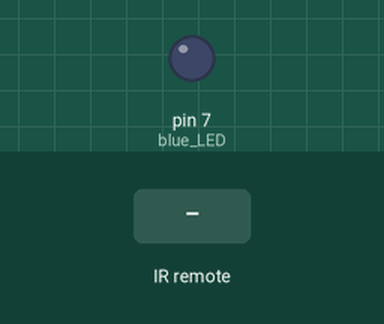
Recording of a sketch running on a simulated Arduino Uno, built with avr-gcc and run on an emulated ATmega328P. On the bench: output pins drawn as LEDs (lit = HIGH). Inputs (shaded band) come from the test bench.

Above: at 1.2 s.
1.3 s: infrared code 0xFF6897 received
At 2.2 s:
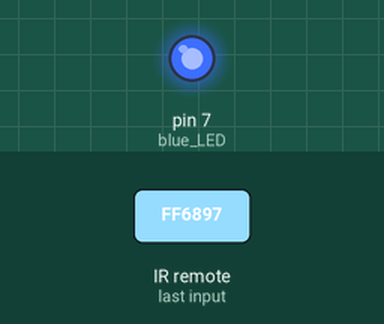
2.8 s: infrared code 0xFF4AB5 received
At 3.4 s:
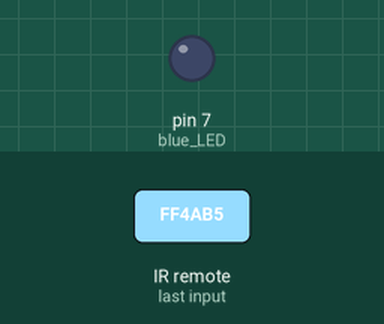
Timing chart, 0 to 5.8 s (numbered marks = the images above; inputs shaded):
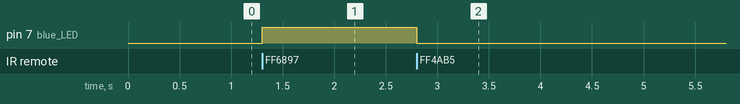

The sketch:

irled.ino
```cpp
#include <IRremote.h>

int RECV_PIN = 2;
IRrecv irrecv(RECV_PIN);
decode_results results;

#define BUTTON_1 0xFF6897
#define BUTTON_0 0xFF4AB5


int blue_LED = 7;

void setup()
{
  pinMode(blue_LED, OUTPUT);

  irrecv.enableIRIn();
}
void loop() {

  if (irrecv.decode(&results))
  {
    if (results.value == BUTTON_0)
    {
      digitalWrite(blue_LED, LOW);
    }

    if (results.value == BUTTON_1)
    {
      digitalWrite(blue_LED, HIGH);
    }

    irrecv.resume();
  }
}
```

Measured:
- after the input at 1.3 s, pin 7 (blue_LED): LOW → HIGH at once
- after the input at 2.8 s, pin 7 (blue_LED): HIGH → LOW at once
